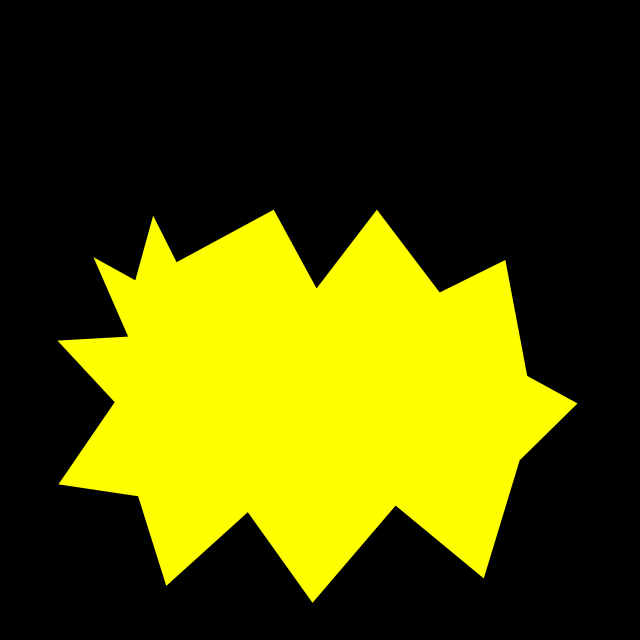
Frame 1 (no input)
Frame 60 (the mouse pressed at the canvas centre just before this capture): identical to frame 1, image omitted
Frame 120 (the mouse held since frame 60 and released just before this capture): identical to frame 1, image omitted

The Processing sketch that drew this single still picture (run headless with seeded random() and noise(); from frame 60 on, the mouse is pressed at the canvas centre):

// Processing sketch: shape_test
// ── shape_test.pde
float svgWidth = 10000;
float svgHeight = 10000;

String shape1s = "1460,4018 2114,4380 2393,3369 2759,4097 4277,3276 4946,4507 5889,3276 6870,4570 7896,4062 8238,5874 9024,6304 8120,7192 7559,9038 6182,7900 4883,9419 3872,8003 2598,9155 2158,7754 913,7568 1792,6284 898,5322 2002,5259";

String shape2s = "3071,3081 3701,4111 4981,2978 5581,5932 6753,3100 7095,5669 8736,4258 7617,6807 8643,8433 7085,7925 6519,9526 5723,7607 4190,9736 4136,7192 1885,9214 2959,7349 1475,7163 2749,6382 1016,4848 2774,5000";

String shape3s = "2432,4336 3272,4897 3814,3022 4717,5024 5391,2510 5987,5459 7246,3828 7114,6128 8867,7100 7486,7573 7100,9404 5933,7129 5777,9590 4795,7568 3491,9126 3403,6728 1836,6606 2798,5957 1714,3872";

ArrayList<PVector> parseSvgShape(String s) {
  ArrayList<PVector> returns = new ArrayList<PVector>();
  String[] points = split(s, " ");
  for (int i=0; i<points.length; i++) {
    String[] p = split(points[i], ",");
    returns.add(new PVector(float(p[0]) / svgWidth, float(p[1]) / svgHeight));
  }
  return returns; 
}

void drawSvgShape(ArrayList<PVector> points) {
  beginShape();
  for (int i=0; i<points.size(); i++) {
    PVector p = points.get(i);
    vertex(p.x * width, p.y * height);
  }
  endShape();
}

ArrayList<PVector> shape1;
ArrayList<PVector> shape2;
ArrayList<PVector> shape3;

void setup() {
  size(640, 640);
  shape1 = parseSvgShape(shape1s);
  shape2 = parseSvgShape(shape2s);
  shape3 = parseSvgShape(shape3s);
  
  noStroke();
  println(shape1.get(0));
}

void draw() {
  background(0);
  fill(255,255,0);
  drawSvgShape(shape1);
  //fill(255,0,255);
  //drawSvgShape(shape2);
  //fill(255,0,0);
  //drawSvgShape(shape3);
}
